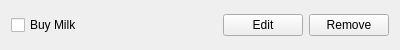
<?xml version="1.0" encoding="UTF-8"?>
<ui version="4.0">
 <class>Task</class>
 <widget class="QWidget" name="Task">
  <property name="geometry">
   <rect>
    <x>0</x>
    <y>0</y>
    <width>400</width>
    <height>50</height>
   </rect>
  </property>
  <property name="windowTitle">
   <string>Form</string>
  </property>
  <layout class="QHBoxLayout" name="horizontalLayout">
   <item>
    <widget class="QCheckBox" name="checkBox">
     <property name="text">
      <string>Buy Milk</string>
     </property>
    </widget>
   </item>
   <item>
    <spacer name="horizontalSpacer">
     <property name="orientation">
      <enum>Qt::Horizontal</enum>
     </property>
     <property name="sizeHint" stdset="0">
      <size>
       <width>40</width>
       <height>20</height>
      </size>
     </property>
    </spacer>
   </item>
   <item>
    <widget class="QPushButton" name="editButton">
     <property name="text">
      <string>Edit</string>
     </property>
    </widget>
   </item>
   <item>
    <widget class="QPushButton" name="removeButton">
     <property name="text">
      <string>Remove</string>
     </property>
    </widget>
   </item>
  </layout>
 </widget>
 <resources/>
 <connections/>
</ui>
